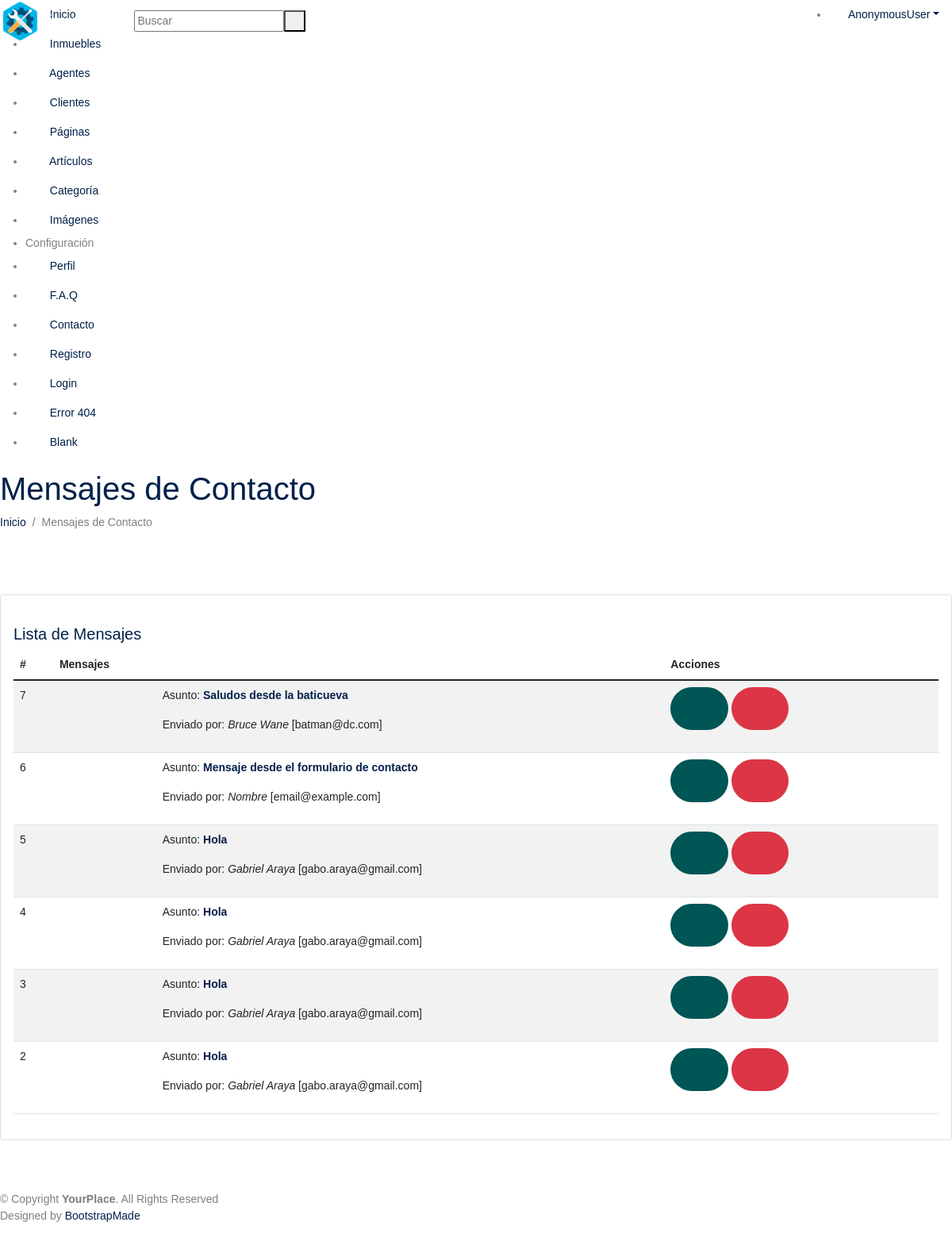
Before: /panel/mensajes/ with the older database file.
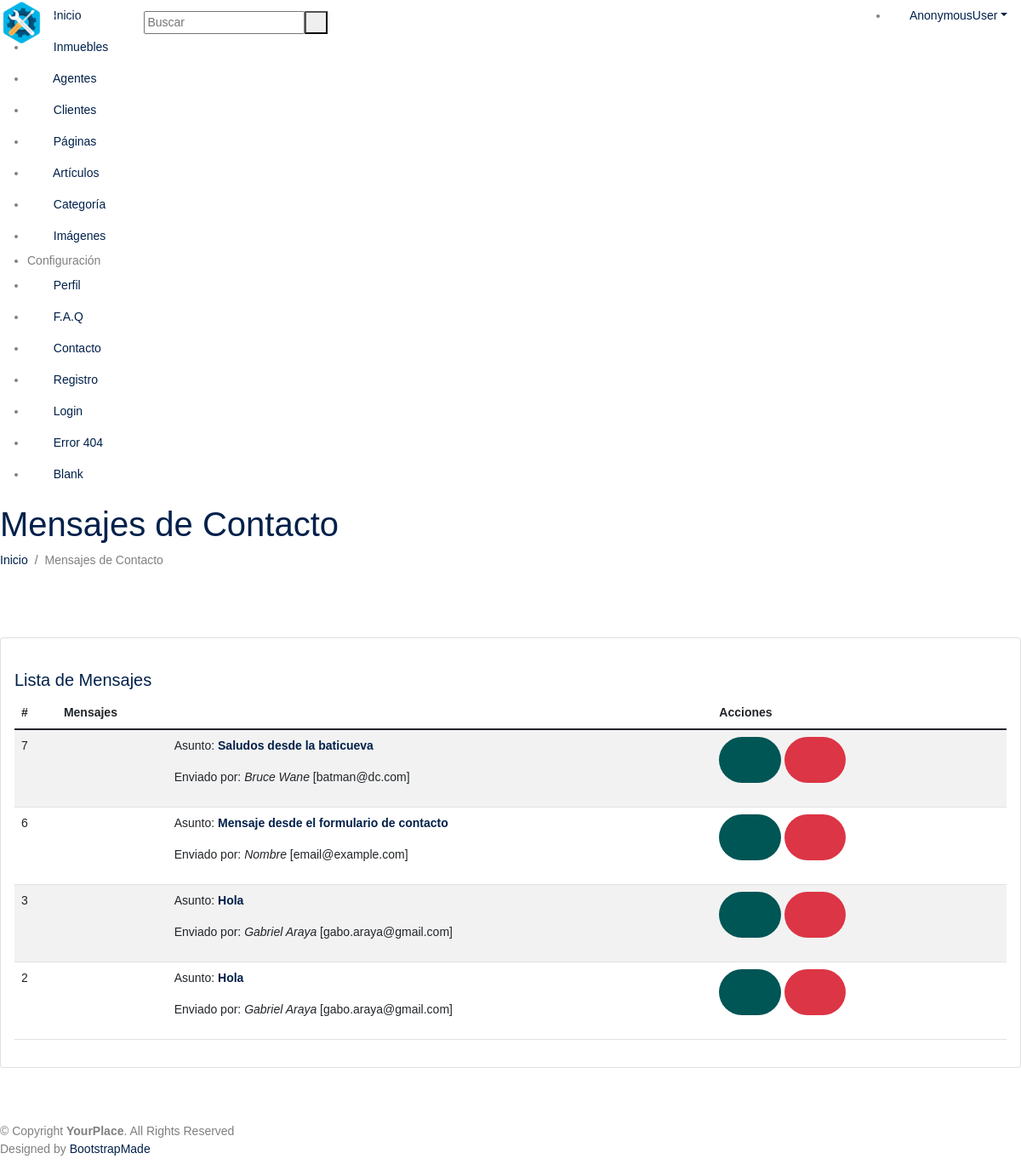
After: the same page with the newer database file.
### panel/models.py (models this page shows, shortened)
class Message_Model(models.Model):
    name = models.CharField(max_length=250, verbose_name='Nombre [*]')
    email = models.EmailField(max_length=250, verbose_name='Email [*]')
    subject = models.CharField(max_length=250, verbose_name='Asunto [*]')
    message = models.TextField(verbose_name='Mensaje [*]')
    created = models.DateTimeField(auto_now_add=True, null=True, blank=True, verbose_name='Fecha de creación')
    class Meta:
        verbose_name = 'Mensaje'
        verbose_name_plural = 'Mensajes'
        ordering = ['-created']

### panel/views.py (the view)
# urls.py: path('mensajes/', panel.views.listar_mensajes, name='listar_mensajes'),
def listar_mensajes(request, *args, **kwargs):
    object_list = Message_Model.objects.all() # Lista de objetos
    success_create = ''
    success_edit = ''
    success_delete = ''
    if request.method == 'GET':
        success_create_get = request.GET.get('success_create')
        print(f'success_create_get: {success_create_get}')
        if success_create_get == 'OK':
            success_create = 'OK'
        success_edit_get = request.GET.get('success_edit')
        print(f'success_edit_get: {success_edit_get}')
        if success_edit_get == 'OK':
            success_edit = 'OK'
        success_delete_get = request.GET.get('success_delete')
        print(f'success_delete_get: {success_delete_get}')
        if success_delete_get == 'OK':
            success_delete = 'OK'
    context = {
        'page' : 'Mensajes de Contacto',
        'icon' : 'bx bx-file',
        'singular' : 'mensaje',
        'plural' : 'mensajes',
        'url_listar' : 'listar_mensajes',
        'url_crear' : 'crear_mensaje',
        'url_ver' : 'ver_mensaje',
        'url_editar' : 'modificar_mensaje',
        'url_eliminar' : 'eliminar_mensaje',
        'success_create': success_create,
        'success_edit': success_edit,
        'success_delete': success_delete,
        'object_list': object_list
    }
    return render(request, 'panel/generic_list_mini.html', context)

### panel/templates/panel/generic_list_mini.html (shortened to what this page needs)
{% extends "panel/base_admin.html" %}
{% load static %}
{% block content %}
<main id="main" class="main">
  <div class="pagetitle">
  <h1>{{ page }}</h1>
    {% include 'panel/breadcrumb.html' %}
  </div>
  <section class="section">
    <div class="row">
      <div class="col-lg-12">
        {% if object_list %}
          <div class="card">
            <div class="card-body">
              <br>
              <h5 class="card-title">Lista de {{ plural|capfirst }}</h5>
              <table class="table table-striped">
                <thead>
                  <tr>
                    <th>#</th>
                    <th>{{ plural|capfirst }}</th>
                    <th>Acciones</th>
                  </tr>
                </thead>
                <tbody>
                  {% for item in object_list %}
                  <tr>
                    <td> {{ item.id }} </td>
                    <td>
                      <div class="row">
                        <div class="col-md-2">
                        </div>
                        <div class="col-md-10">
                          {% if item.subject %}<p>Asunto: <a href="{% url url_ver item.id %}"><strong>{{ item.subject }}</strong></a></p>{% endif %}
                          <p>
                            Enviado por: <em>{{ item.name }} </em>
                            {% if item.email %}[{{ item.email }}]{% endif %}
                          </p>
                        </div>
                      </div>
                    </td>
                    <td>
                      <a href="{% url url_ver item.id %}" class="btn btn-primary btn-round btn-icon waves-effect waves-classic" title="Revisar" data-toggle="tooltip" data-original-title="Revisar">
                        <i class="ri-link-m"></i></a>
                      <a href="{% url url_eliminar item.id %}" class="btn btn-danger btn-round btn-icon waves-effect waves-classic" title="Eliminar" data-toggle="tooltip" data-original-title="Eliminar">
                        <i class="ri-delete-bin-fill"></i></a>
                    </td>
                  </tr>
                  {% endfor %}
                </tbody>
              </table>
            </div>
          </div>
        {% else %}
          <div class="alert alert-warning fade show" role="alert">
            No existen registros.
          </div>
        {% endif %}
      </div>
    </div>
  </section>
</main>
{% endblock content %}

Changed rows visible on the page:
removed Message_Model: id "5", subject "Hola", name "Gabriel Araya", email "gabo.araya@gmail.com"
removed Message_Model: id "4", subject "Hola", name "Gabriel Araya", email "gabo.araya@gmail.com"
